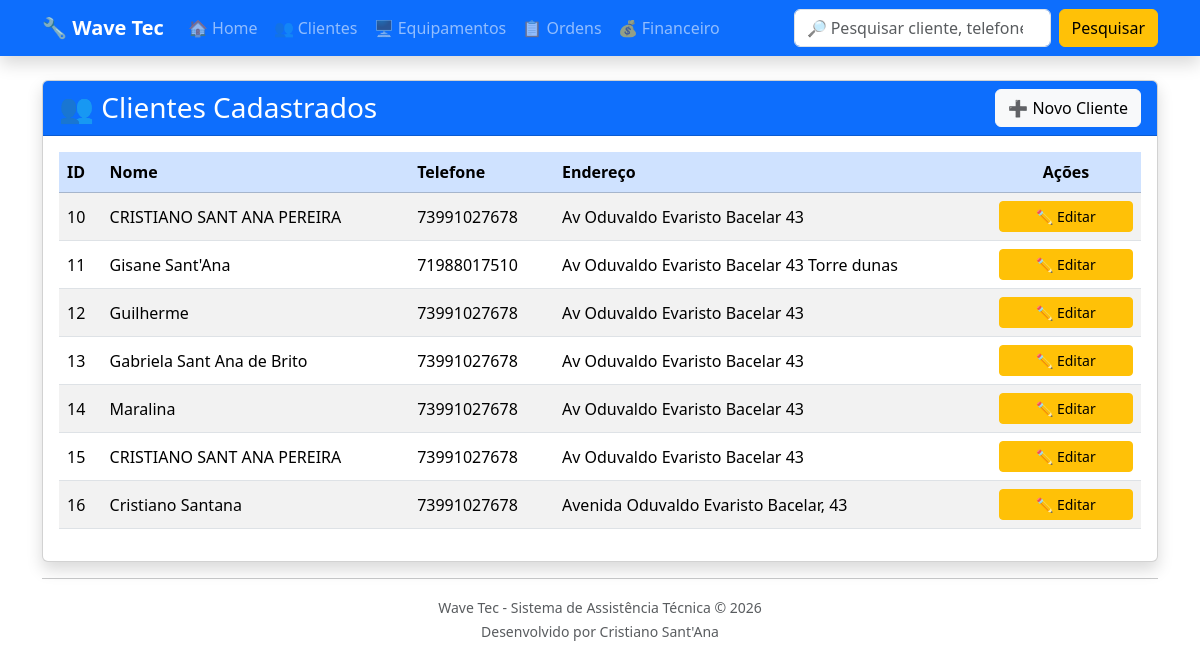
Page /clientes/ on the earlier database version.
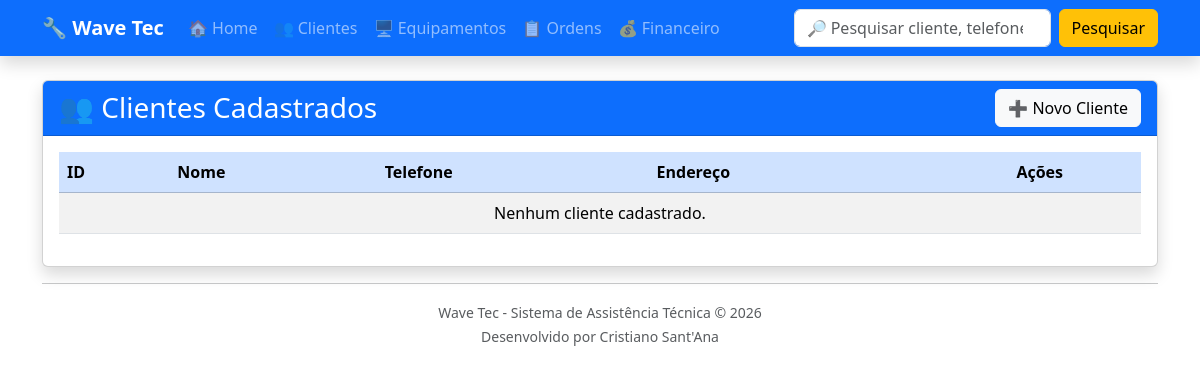
Same page on the later database version.
### clientes/models.py (models this page shows, shortened)
class Cliente(models.Model):
    nome = models.CharField(max_length=100)
    telefone = models.CharField(max_length=20)
    endereco = models.CharField(max_length=200)

### clientes/views.py (the view)
def lista_clientes(request):
    clientes = Cliente.objects.all()
    return render(
        request,
        "clientes/lista_clientes.html",
        {
            "clientes": clientes
        }
    )

### clientes/templates/clientes/lista_clientes.html (shortened to what this page needs)
{% extends "base.html" %}
{% block content %}
<div class="card shadow">
    <div class="card-header bg-primary text-white">
        <div class="d-flex justify-content-between align-items-center">
            <h3 class="mb-0">
                👥 Clientes Cadastrados
            </h3>
            <a
                href="{% url 'novo_cliente' %}"
                class="btn btn-light">
                ➕ Novo Cliente
            </a>
        </div>
    </div>
    <div class="card-body">
        <table class="table table-striped table-hover align-middle">
            <thead class="table-primary">
                <tr>
                    <th>ID</th>
                    <th>Nome</th>
                    <th>Telefone</th>
                    <th>Endereço</th>
                    <th class="text-center">Ações</th>
                </tr>
            </thead>
            <tbody>
                {% for cliente in clientes %}
                <tr>
                    <td>{{ cliente.id }}</td>
                    <td>{{ cliente.nome }}</td>
                    <td>{{ cliente.telefone }}</td>
                    <td>{{ cliente.endereco }}</td>
                    <td class="text-center" style="width:150px;">
                        <a
                            href="{% url 'editar_cliente' cliente.id %}"
                            class="btn btn-warning btn-sm w-100">
                            ✏️ Editar
                        </a>
                    </td>
                </tr>
                {% empty %}
                <tr>
                    <td colspan="5" class="text-center">
                        Nenhum cliente cadastrado.
                    </td>
                </tr>
                {% endfor %}
            </tbody>
        </table>
    </div>
</div>
{% endblock %}

### templates/base.html (shortened to what this page needs)
<!DOCTYPE html>
<html lang="pt-br">
<head>
    <link href="https://cdn.jsdelivr.net/npm/bootstrap@5.3.7/dist/css/bootstrap.min.css" rel="stylesheet">
</head>
<body>
<nav class="navbar navbar-expand-lg navbar-dark bg-primary shadow">
    <div class="container">
        <a class="navbar-brand fw-bold" href="/">
            🔧 Wave Tec
        </a>
        <div class="collapse navbar-collapse" id="menu">
            <ul class="navbar-nav me-auto">
                <li class="nav-item">
                    <a class="nav-link" href="/">
                        🏠 Home
                    </a>
                </li>
                <li class="nav-item">
                    <a class="nav-link" href="/clientes/">
                        👥 Clientes
                    </a>
                </li>
                <li class="nav-item">
                    <a class="nav-link" href="/equipamentos/">
                        🖥 Equipamentos
                    </a>
                </li>
                <li class="nav-item">
                    <a class="nav-link" href="/ordens/">
                        📋 Ordens
                    </a>
                </li>
                <li class="nav-item">
                    <a class="nav-link" href="/financeiro/">
                        💰 Financeiro
                    </a>
                </li>
            </ul>
            <form
                class="d-flex"
                method="GET"
                action="/pesquisa/">
                <input
                    class="form-control me-2"
                    type="search"
                    name="q"
                    placeholder="🔎 Pesquisar cliente, telefone, equipamento..."
                    autocomplete="off">
                <button
                    class="btn btn-warning"
                    type="submit">
                    Pesquisar
                </button>
            </form>
        </div>
    </div>
</nav>
<div class="container mt-4">
    {% block content %}
    {% endblock %}
    <hr>
    <div class="text-center text-muted mb-4">
        <small>
            Wave Tec - Sistema de Assistência Técnica © 2026
            <br>
            Desenvolvido por Cristiano Sant'Ana
        </small>
    </div>
</div>
</body>
</html>

Differences in the rows shown:
removed Cliente: id "10", nome "CRISTIANO SANT ANA PEREIRA", telefone "73991027678", endereco "Av Oduvaldo Evaristo Bacelar 43"
removed Cliente: id "11", nome "Gisane Sant'Ana", telefone "71988017510", endereco "Av Oduvaldo Evaristo Bacelar 43 Torre dunas"
removed Cliente: id "12", nome "Guilherme", telefone "73991027678", endereco "Av Oduvaldo Evaristo Bacelar 43"
removed Cliente: id "13", nome "Gabriela Sant Ana de Brito", telefone "73991027678", endereco "Av Oduvaldo Evaristo Bacelar 43"
removed Cliente: id "14", nome "Maralina", telefone "73991027678", endereco "Av Oduvaldo Evaristo Bacelar 43"
removed Cliente: id "15", nome "CRISTIANO SANT ANA PEREIRA", telefone "73991027678", endereco "Av Oduvaldo Evaristo Bacelar 43"
removed Cliente: id "16", nome "Cristiano Santana", telefone "73991027678", endereco "Avenida Oduvaldo Evaristo Bacelar, 43"
Other differences:
text now shown: "Nenhum cliente cadastrado."
